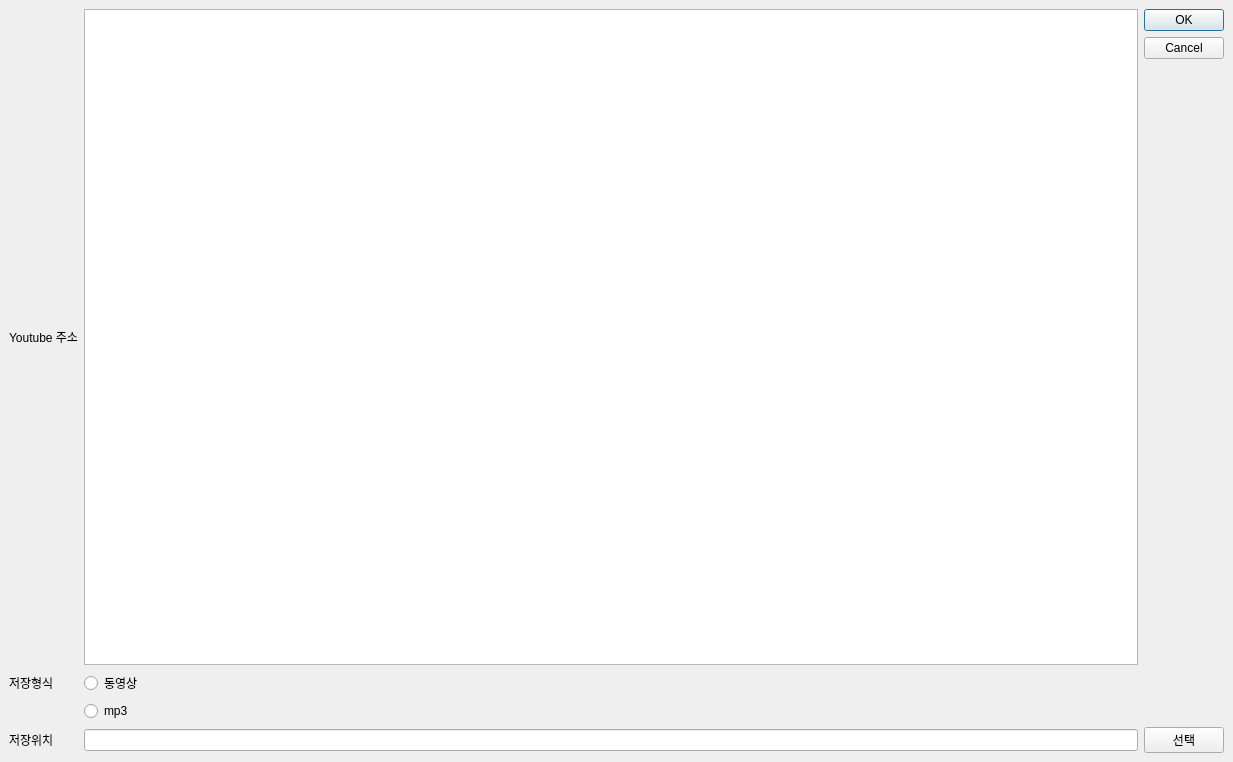
<?xml version="1.0" encoding="UTF-8"?>
<ui version="4.0">
 <class>MainWindow</class>
 <widget class="QMainWindow" name="MainWindow">
  <property name="geometry">
   <rect>
    <x>0</x>
    <y>0</y>
    <width>1233</width>
    <height>762</height>
   </rect>
  </property>
  <property name="windowTitle">
   <string>MainWindow</string>
  </property>
  <widget class="QWidget" name="centralwidget">
   <layout class="QGridLayout" name="gridLayout_2">
    <item row="0" column="0">
     <layout class="QGridLayout" name="gridLayout" rowstretch="0,0,0,0,0,0,0">
      <property name="sizeConstraint">
       <enum>QLayout::SetMinimumSize</enum>
      </property>
      <item row="1" column="0">
       <widget class="QLabel" name="label">
        <property name="enabled">
         <bool>true</bool>
        </property>
        <property name="text">
         <string>Youtube 주소</string>
        </property>
       </widget>
      </item>
      <item row="1" column="1">
       <widget class="QPlainTextEdit" name="youtubeURL">
        <property name="sizePolicy">
         <sizepolicy hsizetype="Expanding" vsizetype="MinimumExpanding">
          <horstretch>0</horstretch>
          <verstretch>0</verstretch>
         </sizepolicy>
        </property>
        <property name="minimumSize">
         <size>
          <width>0</width>
          <height>200</height>
         </size>
        </property>
       </widget>
      </item>
      <item row="1" column="2">
       <widget class="QDialogButtonBox" name="buttonBox">
        <property name="orientation">
         <enum>Qt::Vertical</enum>
        </property>
        <property name="standardButtons">
         <set>QDialogButtonBox::Cancel|QDialogButtonBox::Ok</set>
        </property>
       </widget>
      </item>
      <item row="3" column="0">
       <widget class="QLabel" name="label_4">
        <property name="sizePolicy">
         <sizepolicy hsizetype="Preferred" vsizetype="Preferred">
          <horstretch>0</horstretch>
          <verstretch>3</verstretch>
         </sizepolicy>
        </property>
        <property name="text">
         <string>저장형식</string>
        </property>
       </widget>
      </item>
      <item row="3" column="1">
       <widget class="QRadioButton" name="videoRadio">
        <property name="text">
         <string>동영상</string>
        </property>
       </widget>
      </item>
      <item row="4" column="1">
       <widget class="QRadioButton" name="mp3Radio">
        <property name="text">
         <string>mp3</string>
        </property>
       </widget>
      </item>
      <item row="6" column="0">
       <widget class="QLabel" name="label_3">
        <property name="enabled">
         <bool>true</bool>
        </property>
        <property name="text">
         <string>저장위치</string>
        </property>
       </widget>
      </item>
      <item row="6" column="1">
       <widget class="QLineEdit" name="outputText"/>
      </item>
      <item row="6" column="2">
       <widget class="QPushButton" name="outputButton">
        <property name="text">
         <string>선택</string>
        </property>
       </widget>
      </item>
     </layout>
    </item>
   </layout>
  </widget>
  <action name="actionExit">
   <property name="text">
    <string>Exit</string>
   </property>
  </action>
 </widget>
 <resources/>
 <connections/>
</ui>
